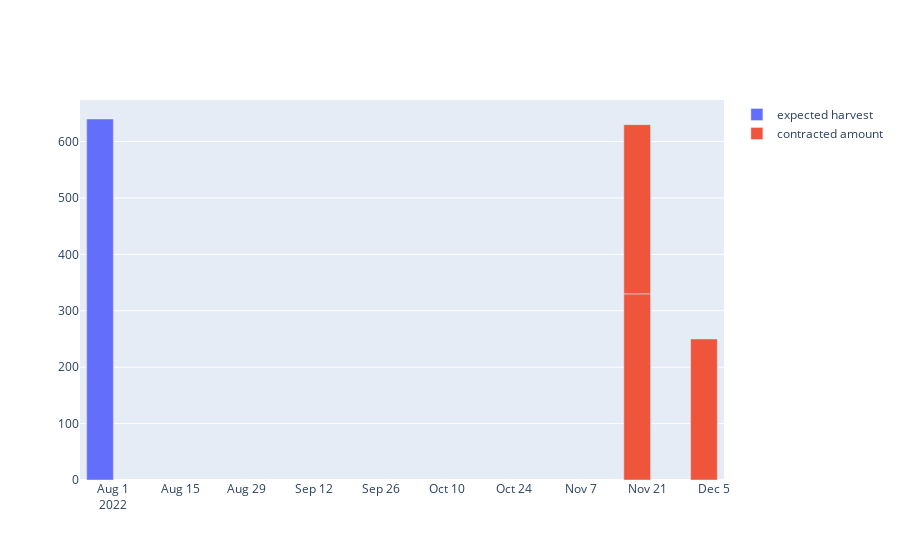

Notebook source saved alongside this figure:
### Code cell
fig = go.Figure()

fig.add_trace(go.Bar(x=commodities_df[commodities_df.index==2]['next_harvest_date'],
             y=commodities_df['total_harvest'], name='expected harvest'))
fig.add_trace(go.Bar( name='contracted amount', x=contracts_df["date_fullfillment"],
             y=contracts_df["price_per_to"]))
fig.show()

### Figure 1 — Plotly figure (JSON) as saved in the notebook; plotly's stock layout.template omitted (floating-point values rounded to 4 significant figures)
{"data": [{"name": "expected harvest", "type": "bar", "x": ["2022-08-01T00:00:00"], "y": [640, 756, 400, 210]}, {"name": "contracted amount", "type": "bar", "x": ["2022-11-30T00:00:00", "2022-11-16T00:00:00", "2022-11-16T00:00:00"], "y": [250, 330, 300]}], "layout": {"autosize": true, "xaxis": {"autorange": true, "range": ["2022-07-25", "2022-12-07"], "type": "date"}, "yaxis": {"autorange": true, "range": [0, 673.7], "type": "linear"}}}
